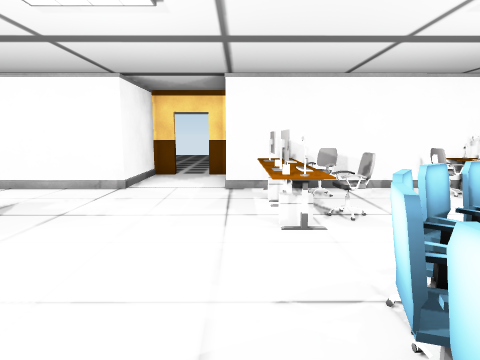
view 1 (above)

16 first-person views from a walk through a 3-D level made in the Unity game engine. The camera is 1.4 m above the floor, tilts 8° down and sees 75° across. Doors are open. The floor is counted in squares, 1 m on a side. Each view is taken from the middle of a square. On the plan, view 1 faces up. The plan holds only what a view shows up to about 14 squares ahead; the rest is blank.

view 2
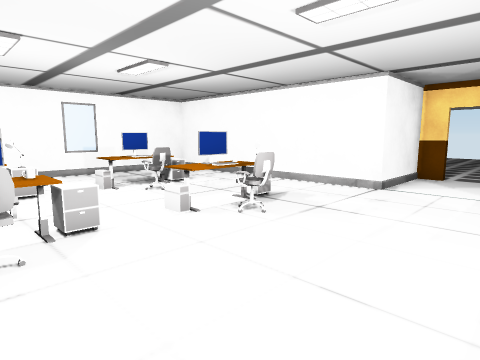

view 3
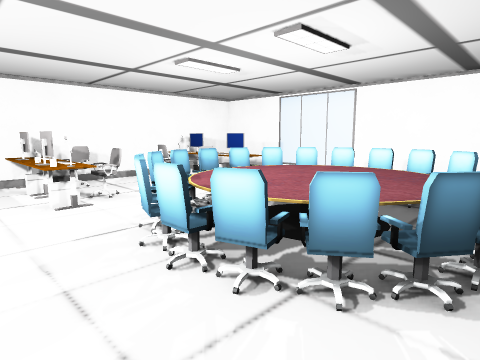

view 4
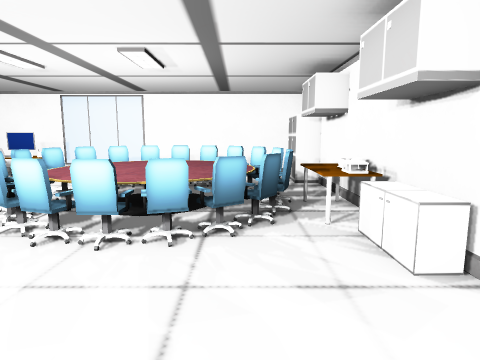

view 5
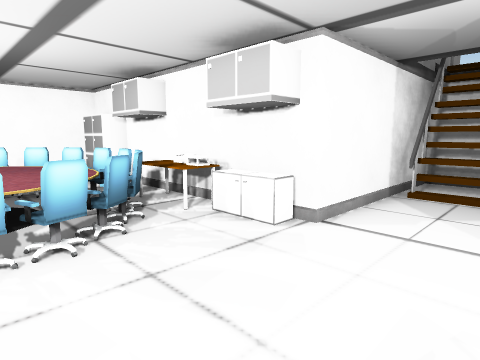

view 6
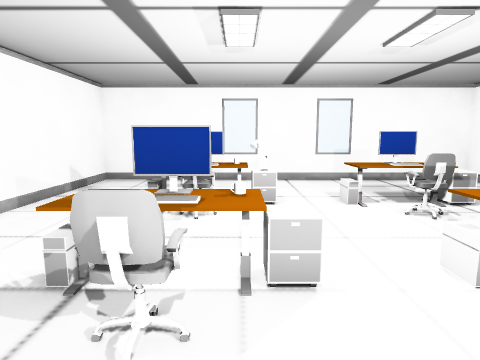

view 7
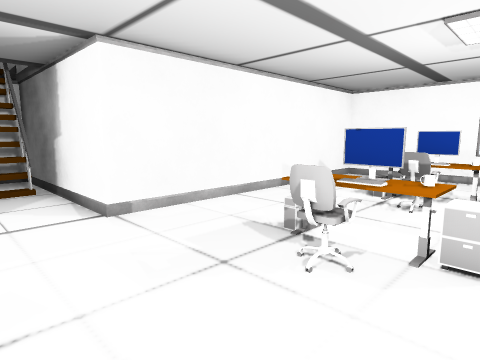

view 8
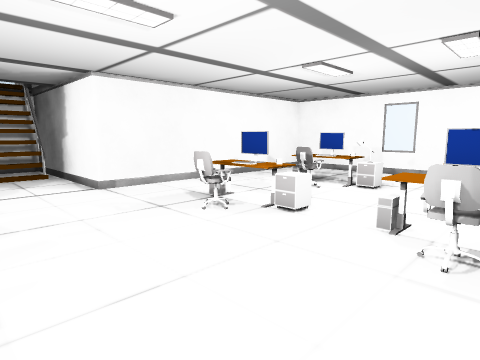

view 9
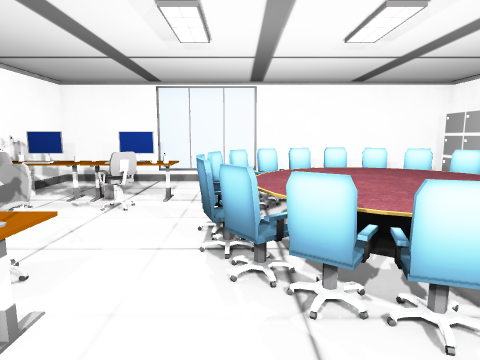

view 10
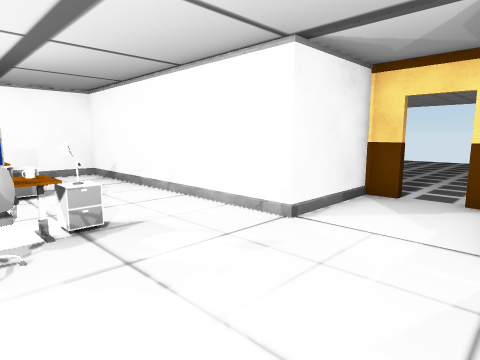

view 11
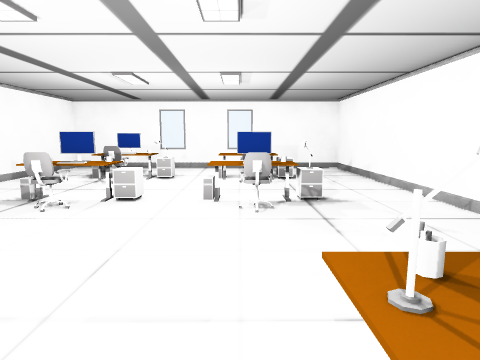

view 12
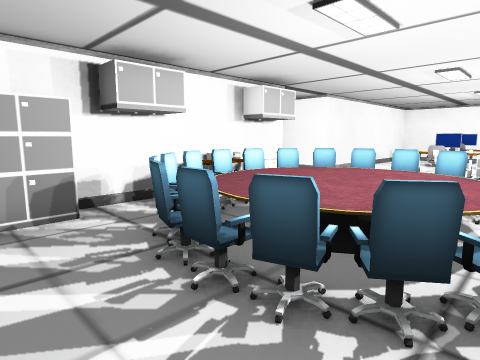

view 13
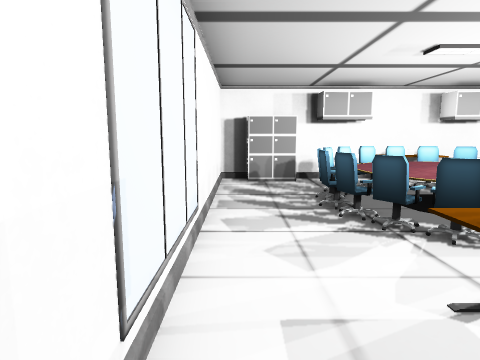

view 14
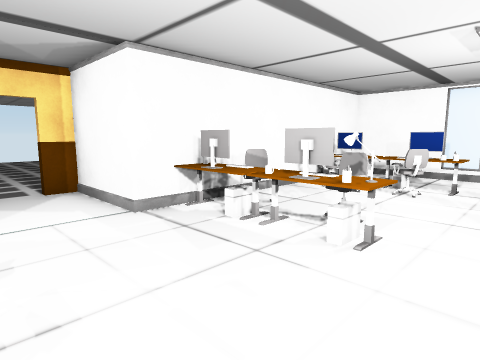

view 15
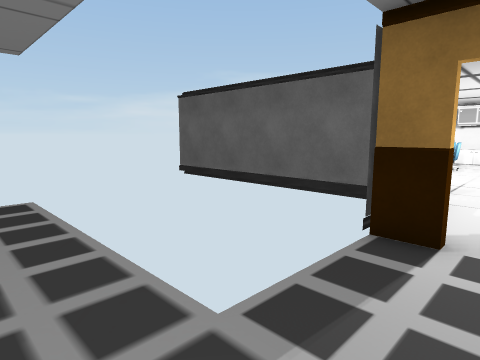

view 16
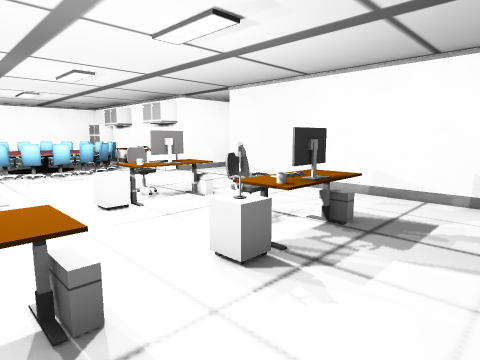

### Floor plan
Key: @ floor where view 1 was taken; # wall or solid block; . floor; D open door; = window, fence, low wall or low ledge; ^ raised ledge; E desk; C chair; T table; O other object.
Columns run from 12 left of view 1 to 9 right of it. Each row starts with its distance up from view 1.
 19         .....
 18         .....
 17         .....
 16         .......
 15          ......
 14          ...
 13          ...
 12          #DD#
 11          #DD#
 10          #..#
  9 ##########..##########
  8 #............EE..EE..#
  7 #............EE..EE..#
  6 #...E..E.....EE..EE..#
  5 #..EE..E.....EE..EE..#
  4 #..##E.#E............#
  3 #..##.........CCCC...#
  2 #...E..E.....CCTTCC..#
  1 #..EE..E.....CTTTTC..#
  0 #..##E.#E...@CTTTTC..#
 -1 #..= ........CCTTCC..#
 -2 #.............CCCC...#
 -3 #########...##^^######
 -4         ##..#
 -5          #..#
 -6          #..#
 -7          #O##
 -8          #^^#
 -9          ####

Where each view was taken, in squares from view 1:
view 1: 0 up, 0 right, facing up
view 2: 0 up, 0 right, facing up-left
view 3: 2 down, 1 left, facing up-right
view 4: 1 down, 3 left, facing right
view 5: 1 up, 3 left, facing down-right
view 6: 1 up, 2 left, facing left
view 7: 2 up, 1 left, facing down-left
view 8: 5 up, 0 right, facing down-left
view 9: 3 up, 1 left, facing right
view 10: 4 up, 0 right, facing up-left
view 11: 4 up, 2 right, facing left
view 12: 3 up, 8 right, facing down-left
view 13: 7 up, 8 right, facing down
view 14: 3 up, 3 left, facing up-right
view 15: 16 up, 2 left, facing down-right
view 16: 4 up, 11 left, facing down-right
